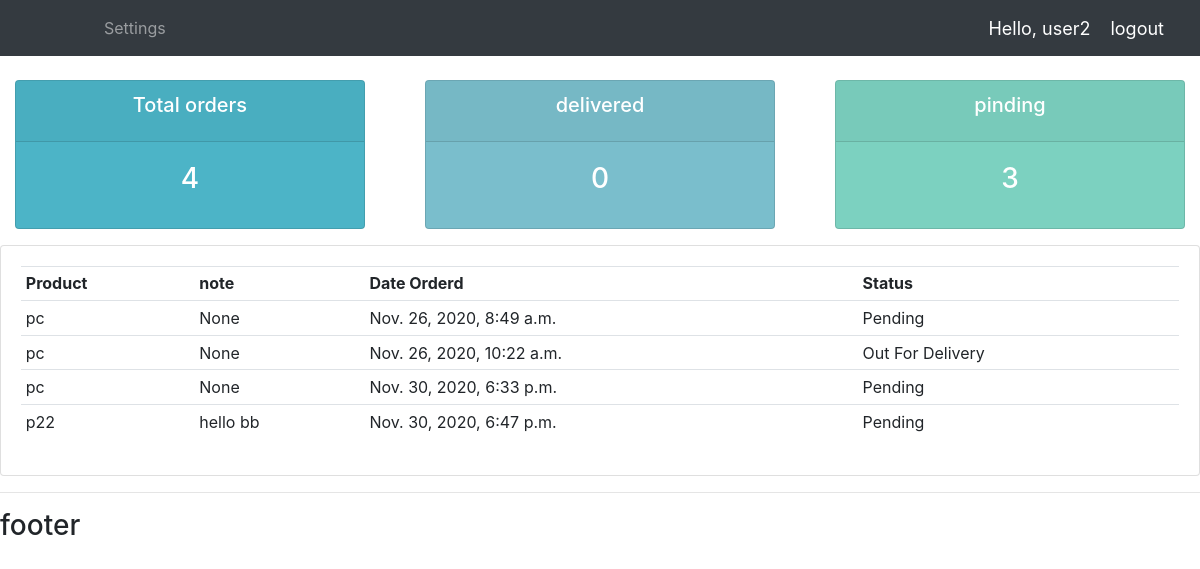
/user/ (signed in), run on the app's committed database.
### accounts/models.py (models this page shows, shortened)
class Order(models.Model):
    STATUS=(
        ('Pending','Pending'),
        ('Out For Delivery','Out For Delivery'),
        ('Delivered','Delivered'),
    )
    customer = models.ForeignKey(Customer,null=True, on_delete=models.SET_NULL)
    product = models.ForeignKey(Product,null=True, on_delete=models.SET_NULL)
    status = models.CharField(max_length = 150,null=True,choices=STATUS)
    date_created = models.DateTimeField(auto_now_add=True,null=True)
    note = models.CharField(max_length=1000,null=True)

class Product(models.Model):
    CATEGORY=(
        ('Indoor','Indoor'),
        ('Outdoor','Outdoor'),
    )
    name = models.CharField(max_length = 200,null=True)
    price = models.FloatField(null=True)
    category = models.CharField(max_length = 200,null=True,choices=CATEGORY)
    description = models.CharField(max_length = 200,null=True,blank=True)
    date_created = models.DateTimeField(auto_now_add=True,null=True)
    tags = models.ManyToManyField(Tag)
    def __str__(self):
        return self.name

### accounts/decorators.py (the view)
        def warpper_func(request,*args, **kwargs):
            group = None
            if request.user.groups.exists():
                group = request.user.groups.all()[0].name
            if group in allowed_roles:
                return view_func(request, *args, **kwargs)
            else:
                return HttpResponse('You are not authorized to view this page')

### accounts/views.py (called while the page is built)
@login_required(login_url='login')
@allowed_users(allowed_roles=['customer'])
def userPage(request):
    orders = request.user.customer.order_set.all()
    total_order = orders.count()
    delivered = orders.filter(status='Delivered').count()
    pinding  = orders.filter(status='Pending').count()
    context = {
        'orders' :orders,
        'total_order':total_order,
        'delivered':delivered,
        'pinding':pinding,
        }
    return render(request,'accounts/user.html',context)

### templates/accounts/user.html (shortened to what this page needs)
{%  extends 'accounts/main.html' %}
{% block content %}
{%  include 'accounts/status.html' %}
        <div class="row">
            <div class="col-md">
                <div class="card card-body">
                    <table class="table table-sm">
                        <tr>
                            <th>Product</th>
                            <th>note</th>
                            <th>Date Orderd</th>
                            <th>Status</th>
                        </tr>
                        {% for order in orders %}
                            <tr>
                                <td>{{order.product}}</td>
                                <td>{{order.note}}</td>
                                <td>{{order.date_created}}</td>
                                <td>{{order.status}}</td>
                            </tr>
                        {% endfor %}
                    </table>
                </div>
            </div>
        </div>
{% endblock content %}

### templates/accounts/navbar.html (shortened to what this page needs)
{% load static %}
<nav class="navbar navbar-expand-lg navbar-dark bg-dark">
    <div class="collapse navbar-collapse" id="navbarNav">
      <ul class="navbar-nav">
        {% if request.user.is_staff %}
            <li class="nav-item active">
              <a class="nav-link" href="{% url 'home' %}">Dashboard</a>
            </li>
            <li class="nav-item">
              <a class="nav-link" href="{% url 'products' %}">Product</a>
            </li>
        {% else %}
            <li class="nav-item">
              <a class="nav-link" href="{% url 'account' %}">Settings</a>
            </li>
        {% endif %}
      </ul>
    </div>
    <span class='hello-msg'>Hello, {{request.user}} </span>
    <span > <a class='hello-msg' href=" {% url 'logout'  %} ">logout </a></span>
  </nav>

### static/css/main.css (style rules this page uses)
body { background-color: #ebeff5; }

### templates/accounts/navbar.html (style rules this page uses)
.hello-msg { font-size: 18px; color: #fff; margin-right: 20px; }

### data on the page
Order: product "pc", note "None", date_created "Nov. 26, 2020, 8:49 a.m.", status "Pending"
Order: product "pc", note "None", date_created "Nov. 26, 2020, 10:22 a.m.", status "Out For Delivery"
Order: product "pc", note "None", date_created "Nov. 30, 2020, 6:33 p.m.", status "Pending"
Order: product "p22", note "hello bb", date_created "Nov. 30, 2020, 6:47 p.m.", status "Pending"

### other printed values
{{ request.user }} "user2"
{{ total_order }} "4"
{{ delivered }} "0"
{{ pinding }} "3"
